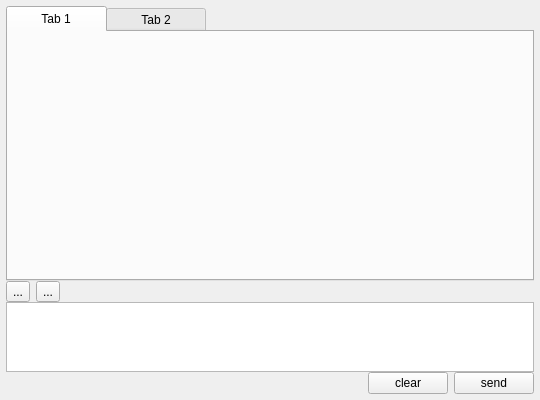
<?xml version="1.0" encoding="UTF-8"?>
<ui version="4.0">
 <class>DialogWindow</class>
 <widget class="QWidget" name="DialogWindow">
  <property name="geometry">
   <rect>
    <x>0</x>
    <y>0</y>
    <width>540</width>
    <height>400</height>
   </rect>
  </property>
  <property name="sizePolicy">
   <sizepolicy hsizetype="Expanding" vsizetype="Expanding">
    <horstretch>0</horstretch>
    <verstretch>0</verstretch>
   </sizepolicy>
  </property>
  <property name="windowTitle">
   <string>DialogWindow</string>
  </property>
  <layout class="QGridLayout" name="gridLayout_2" rowminimumheight="0">
   <property name="margin">
    <number>6</number>
   </property>
   <item row="0" column="0">
    <layout class="QGridLayout" name="gridLayout" rowstretch="20,1,5,1">
     <property name="sizeConstraint">
      <enum>QLayout::SetMinimumSize</enum>
     </property>
     <property name="margin">
      <number>0</number>
     </property>
     <property name="spacing">
      <number>0</number>
     </property>
     <item row="0" column="0">
      <widget class="WingTabWidget" name="tabWidget">
       <property name="sizePolicy">
        <sizepolicy hsizetype="Expanding" vsizetype="Expanding">
         <horstretch>0</horstretch>
         <verstretch>0</verstretch>
        </sizepolicy>
       </property>
       <property name="contextMenuPolicy">
        <enum>Qt::NoContextMenu</enum>
       </property>
       <property name="styleSheet">
        <string notr="true">QTabBar::tab 
{
	min-width: 100px;
	max-width: 100px;
}</string>
       </property>
       <property name="currentIndex">
        <number>0</number>
       </property>
       <widget class="QWidget" name="tab">
        <attribute name="title">
         <string>Tab 1</string>
        </attribute>
       </widget>
       <widget class="QWidget" name="tab_2">
        <attribute name="title">
         <string>Tab 2</string>
        </attribute>
       </widget>
      </widget>
     </item>
     <item row="1" column="0">
      <layout class="QHBoxLayout" name="horizontalLayout_2">
       <property name="spacing">
        <number>6</number>
       </property>
       <item>
        <widget class="QToolButton" name="toolButton">
         <property name="sizePolicy">
          <sizepolicy hsizetype="Fixed" vsizetype="Fixed">
           <horstretch>0</horstretch>
           <verstretch>0</verstretch>
          </sizepolicy>
         </property>
         <property name="text">
          <string>...</string>
         </property>
        </widget>
       </item>
       <item>
        <widget class="QToolButton" name="toolButton_2">
         <property name="text">
          <string>...</string>
         </property>
        </widget>
       </item>
       <item>
        <spacer name="horizontalSpacer_2">
         <property name="orientation">
          <enum>Qt::Horizontal</enum>
         </property>
         <property name="sizeHint" stdset="0">
          <size>
           <width>40</width>
           <height>20</height>
          </size>
         </property>
        </spacer>
       </item>
      </layout>
     </item>
     <item row="2" column="0">
      <widget class="QTextEdit" name="textInput">
       <property name="sizePolicy">
        <sizepolicy hsizetype="Expanding" vsizetype="Expanding">
         <horstretch>0</horstretch>
         <verstretch>0</verstretch>
        </sizepolicy>
       </property>
      </widget>
     </item>
     <item row="3" column="0">
      <layout class="QHBoxLayout" name="horizontalLayout">
       <item>
        <spacer name="horizontalSpacer">
         <property name="orientation">
          <enum>Qt::Horizontal</enum>
         </property>
         <property name="sizeHint" stdset="0">
          <size>
           <width>40</width>
           <height>20</height>
          </size>
         </property>
        </spacer>
       </item>
       <item>
        <widget class="QPushButton" name="clearButton">
         <property name="text">
          <string>clear</string>
         </property>
        </widget>
       </item>
       <item>
        <widget class="QPushButton" name="sendButton">
         <property name="text">
          <string>send</string>
         </property>
         <property name="shortcut">
          <string>Ctrl+Return</string>
         </property>
        </widget>
       </item>
      </layout>
     </item>
    </layout>
   </item>
  </layout>
 </widget>
 <layoutdefault spacing="6" margin="11"/>
 <customwidgets>
  <customwidget>
   <class>WingTabWidget</class>
   <extends>QTabWidget</extends>
   <header>WingTabWidget.h</header>
   <container>1</container>
  </customwidget>
 </customwidgets>
 <resources/>
 <connections/>
</ui>
